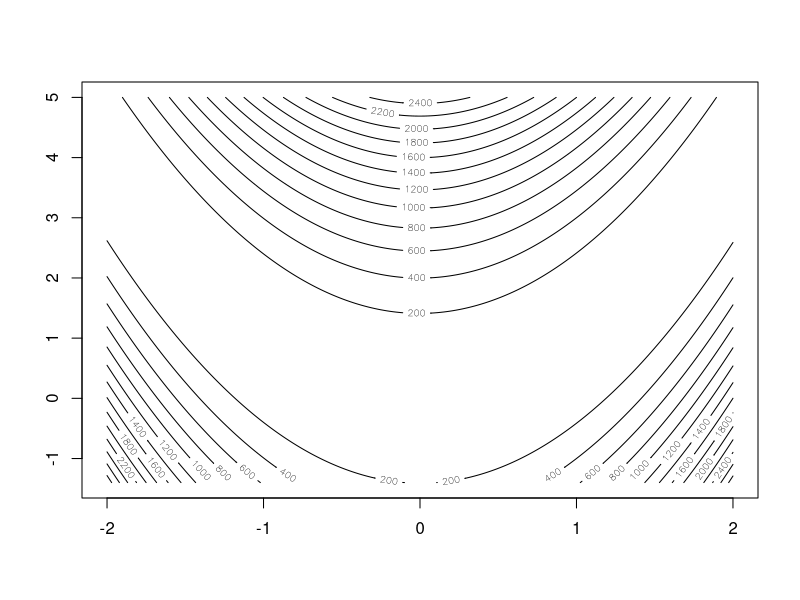
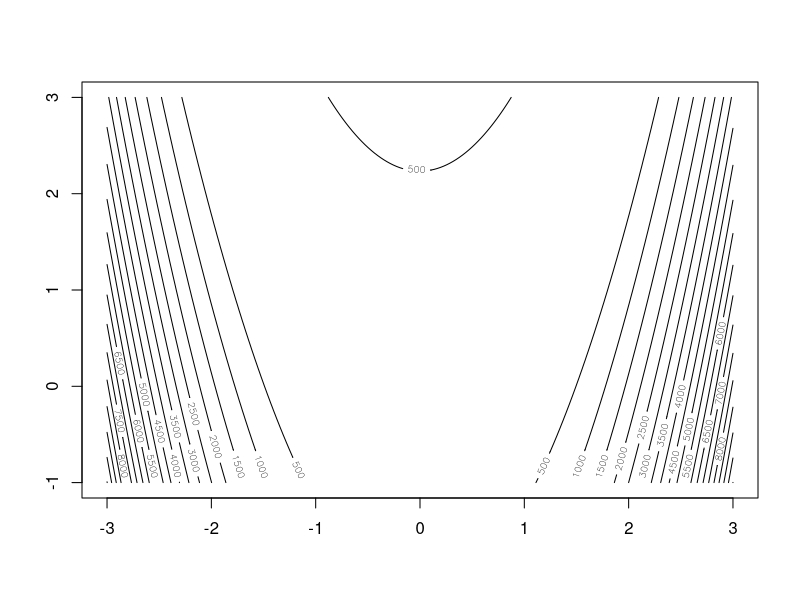
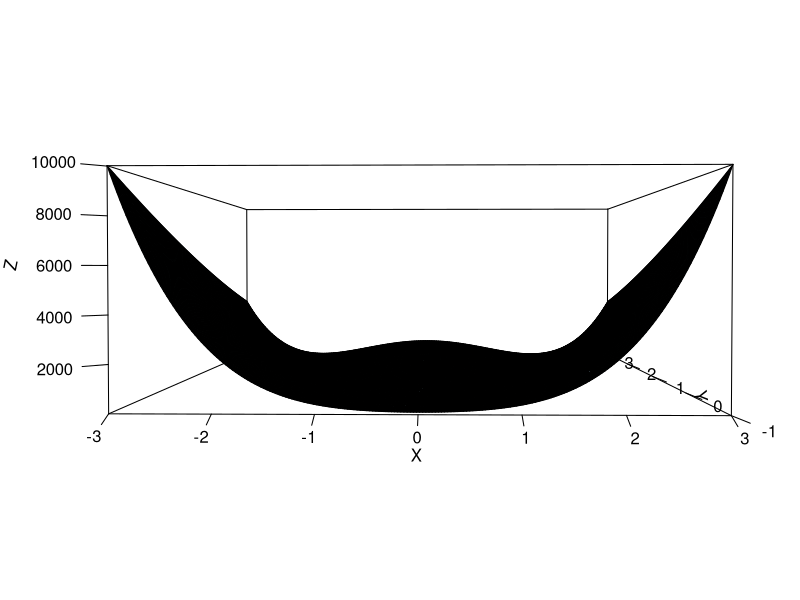
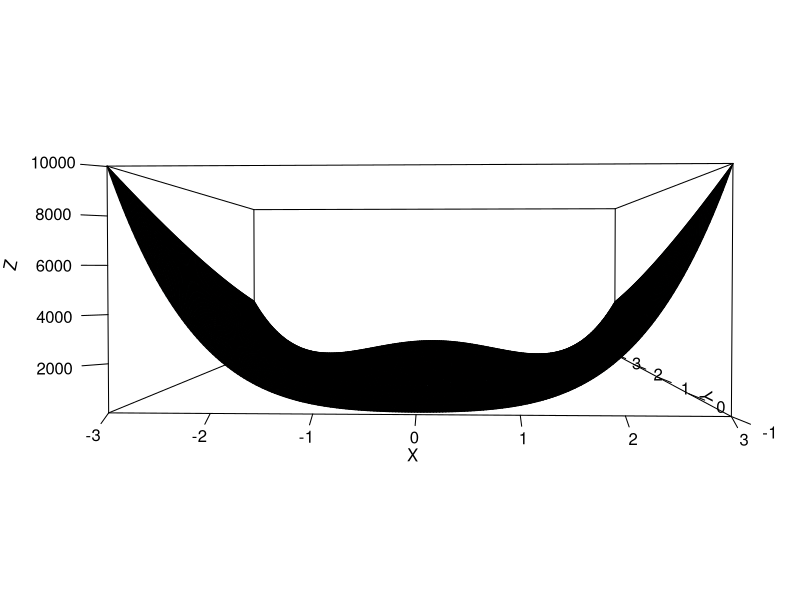
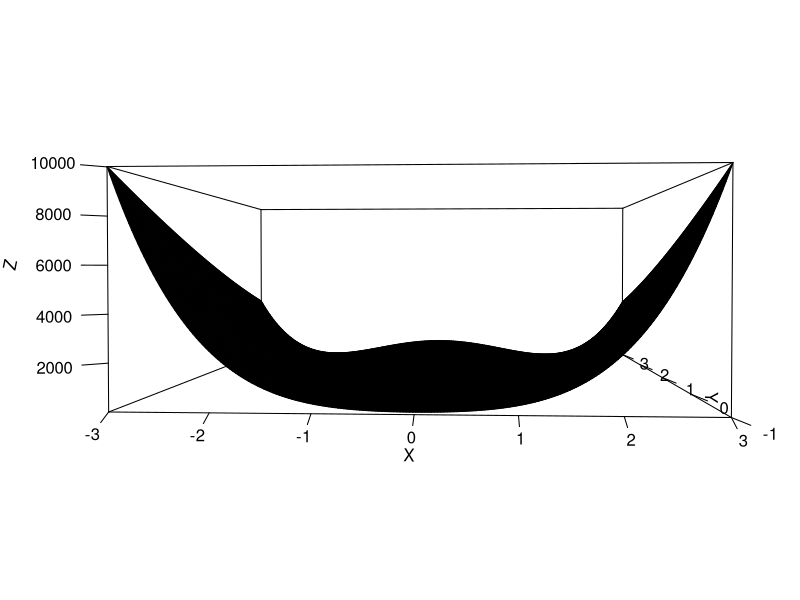
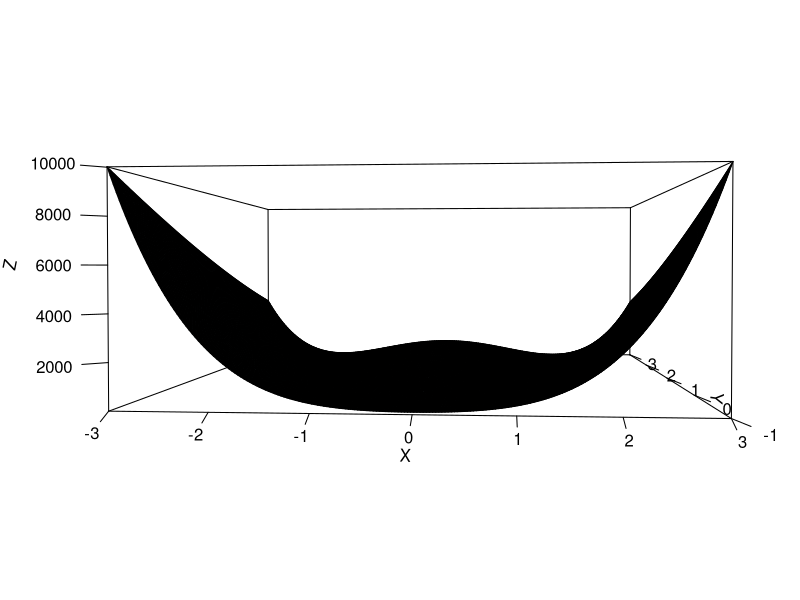
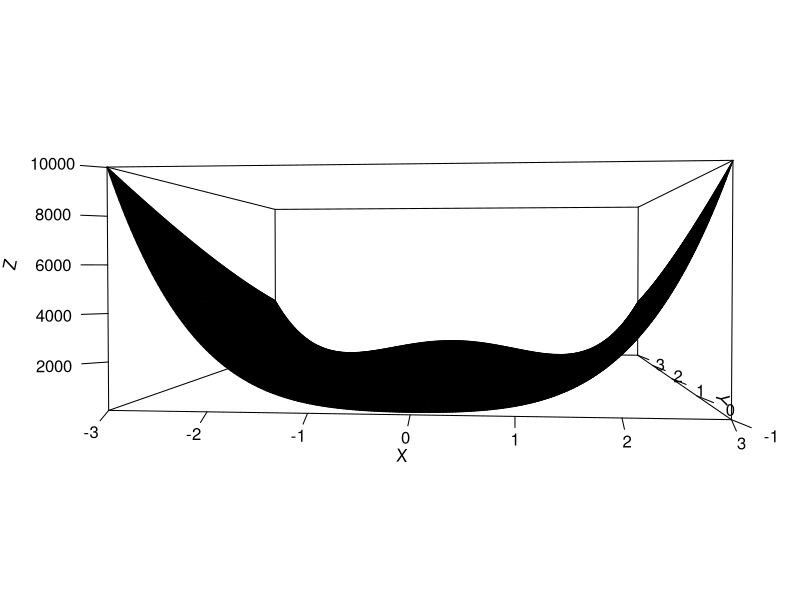
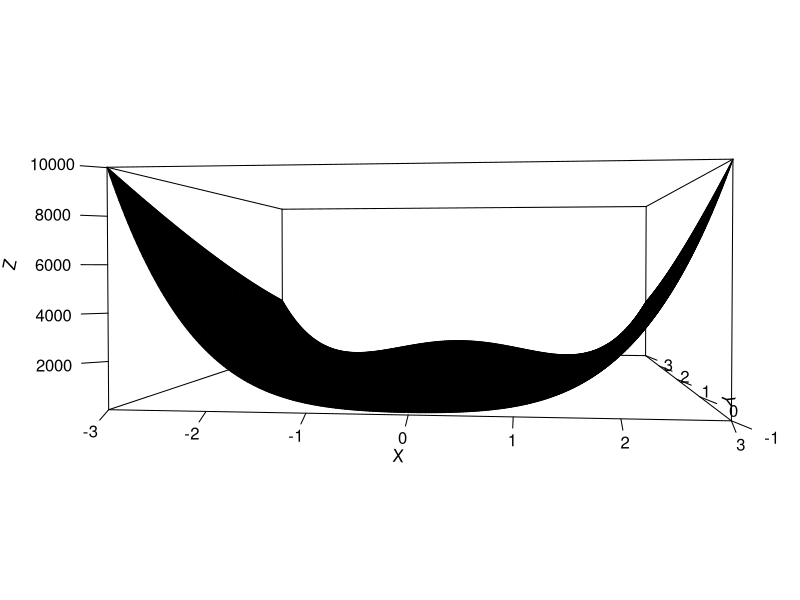

Here is the R script that generated these plots, in order:
## ---- chunk 1
library(knitr)
hook_output <- knit_hooks$get("output")
knit_hooks$set(output = function(x, options) {
  lines <- options$output.lines
  if (is.null(lines)) {
    return(hook_output(x, options))  # pass to default hook
  }
  x <- unlist(strsplit(x, "\n"))
  more <- "..."
  if (length(lines)==1) {        # first n lines
    if (length(x) > lines) {
      # truncate the output, but add ....
      x <- c(head(x, lines), more)
    }
  } else {
    x <- c(more, x[lines], more)
  }                                                         
  # paste these lines together                              
  x <- paste(c(x, ""), collapse = "\n")                     
  hook_output(x, options)                                   
})                                                          
knitr::opts_chunk$set(echo = TRUE)                          
knitr::opts_chunk$set(cache = TRUE) 
knitr::opts_chunk$set(echo = TRUE, fig.align="center")
Sys.setlocale("LC_ALL", "Polish")
## ---- chunk 2
a = 1
b = 100

f <- function(x, y) {
  (a - x)^2 + b*(y - x^2)^2  
}
## ---- chunk 3
x <- seq(-2, 2, length.out=200)
y <- seq(-1.4, 5, length.out=200)
z <- outer(x, y, f)
contour(x, y, z, nlevels=20)
## ---- chunk 4
x <- seq(-3, 3, length.out=200)
y <- seq(-1, 3, length.out=200)
z <- outer(x, y, f)
contour(x, y, z, nlevels=20)
## ---- chunk 5
for (i in 1:300){
 persp(x,y,z, theta=i,phi=1,expand=0.4,col = "lightblue",xlab = "X",
 ylab = "Y", zlab = "Z",ticktype = "detailed")
 Sys.sleep(0.04)
}
